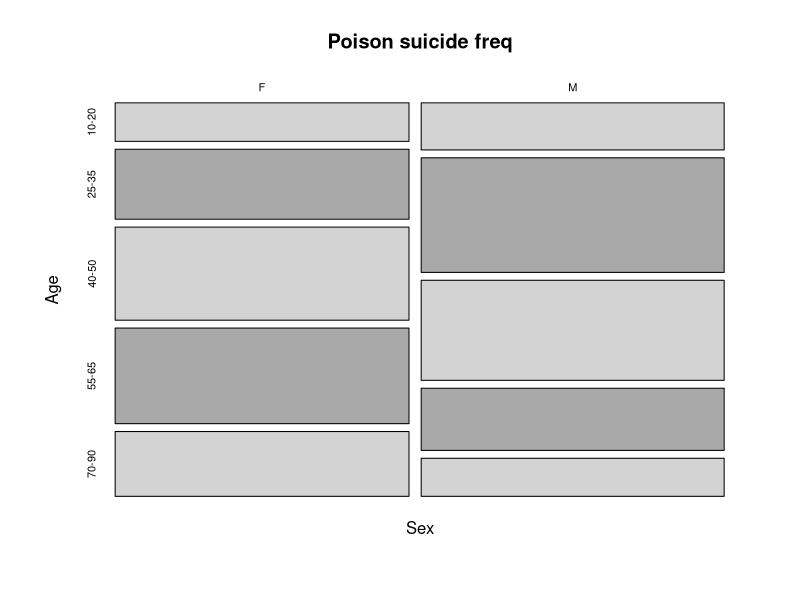
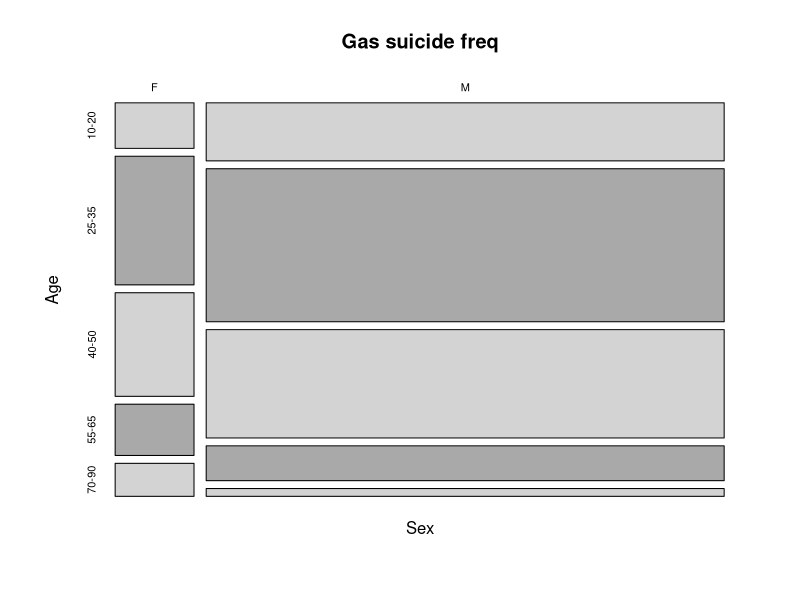
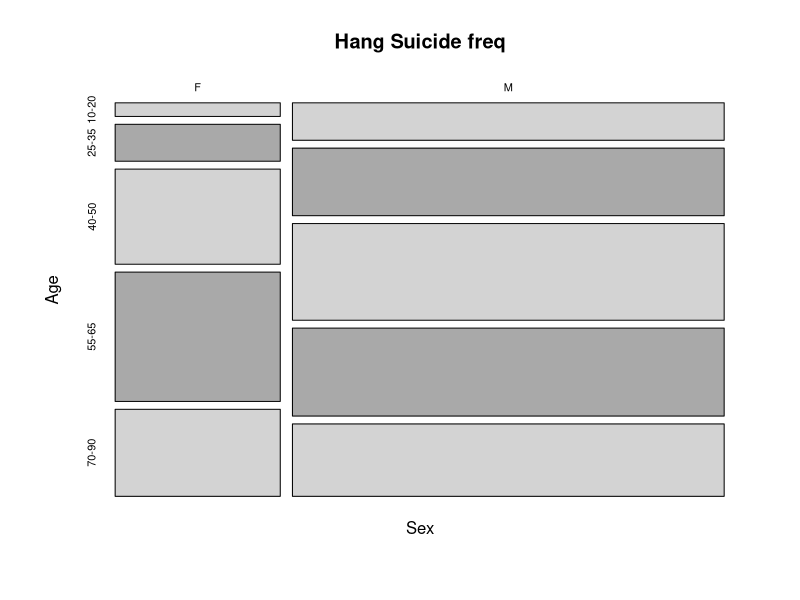
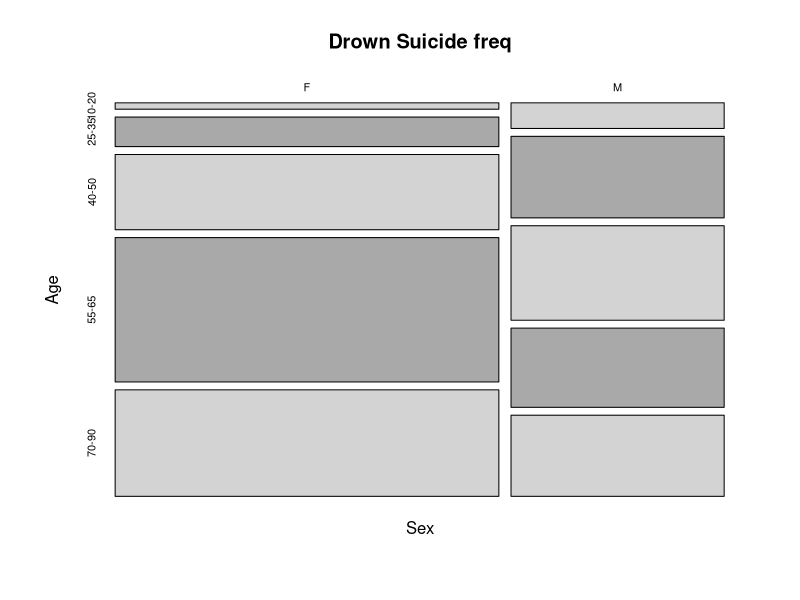
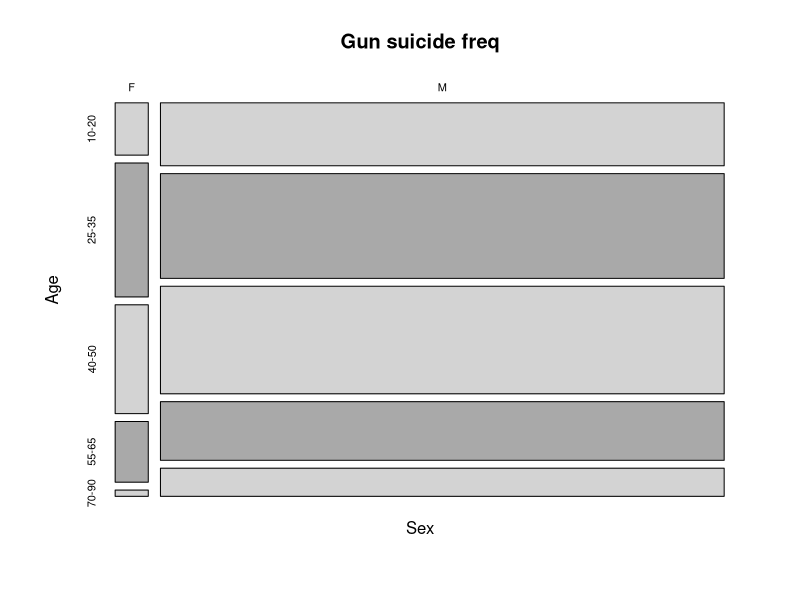
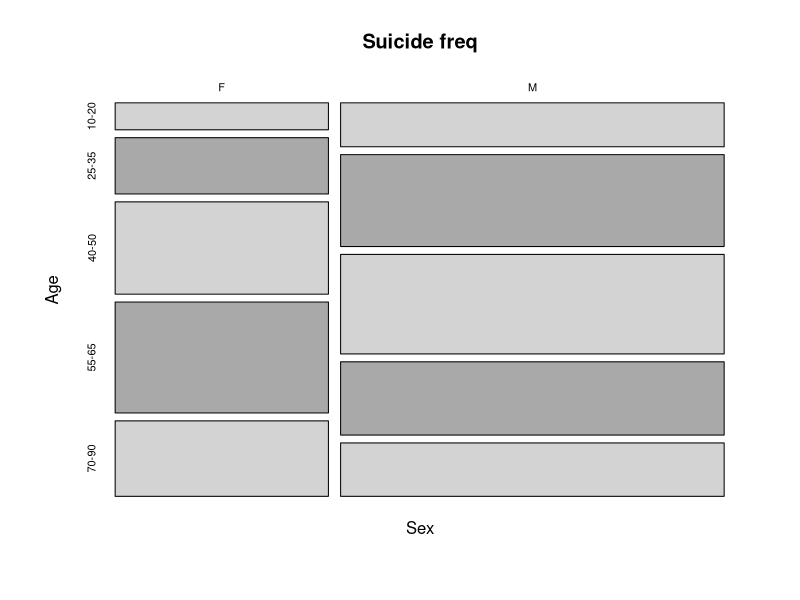
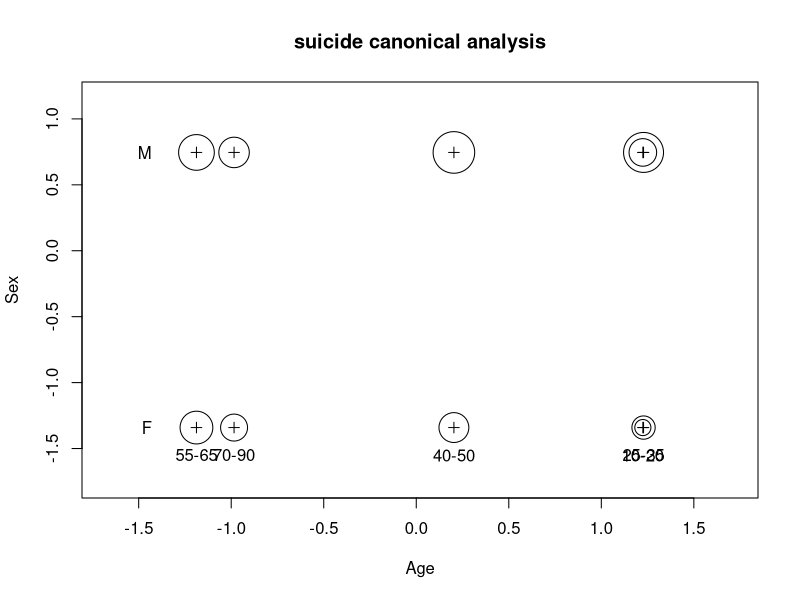
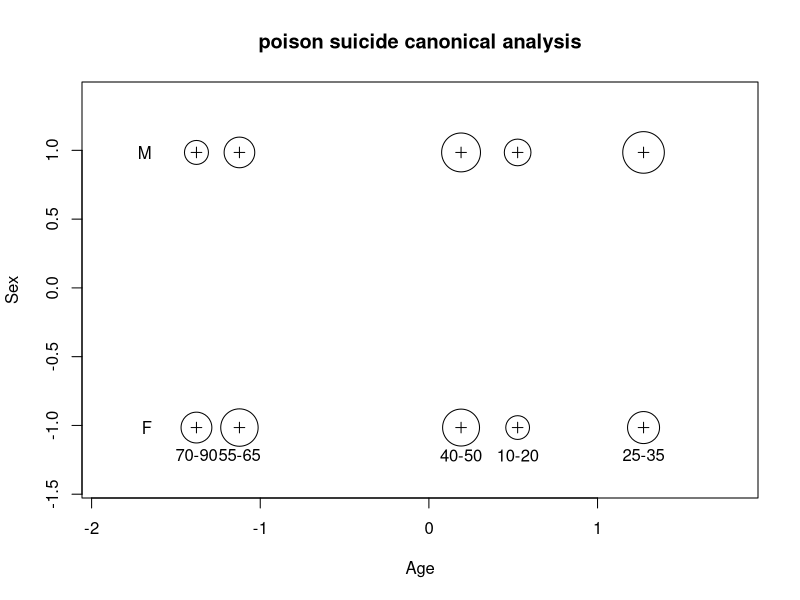

Recreate these plots in R, in order.
setwd("./Desktop/stat 441/Assignment5/")

library(MASS)
suicide.data = read.table("suicide.data", header=T,na.strings=c(""))

suicide.poison = xtabs(POISON~Sex+Age, data = suicide.data)
suicide.gas = xtabs(GAS~Sex+Age, data = suicide.data)
suicide.hang = xtabs(HANG~Sex+Age, data = suicide.data)
suicide.drown = xtabs(DROWN~Sex+Age, data = suicide.data)
suicide.gun = xtabs(GUN~Sex+Age, data= suicide.data)
suicide = xtabs(POISON+GAS+HANG+DROWN+GUN~Sex+Age, data = suicide.data)

mosaicplot(suicide.poison, color=c("lightgray","darkgray"), title(main = 'Poison suicide freq'))
mosaicplot(suicide.gas, color=c("lightgray","darkgray"), title(main='Gas suicide freq'))
mosaicplot(suicide.hang, color=c("lightgray","darkgray"), title(main='Hang Suicide freq'))
mosaicplot(suicide.drown, color=c("lightgray","darkgray"), title(main='Drown Suicide freq'))
mosaicplot(suicide.gun, color=c("lightgray","darkgray"), title(main='Gun suicide freq'))
mosaicplot(suicide, color=c("lightgray","darkgray"), title(main='Suicide freq'))

suicide_canonical_result = corresp(suicide)
suicide_poison_cannonical_result = corresp(suicide.poison)
suicide_gas_cannonical_result = corresp(suicide.gas)
suicide.hang_cannonical_result = corresp(suicide.hang)
suicide.drown_cannonical_result = corresp(suicide.drown)
plot(suicide_canonical_result); title("suicide canonical analysis")
plot(suicide_poison_cannonical_result); title("poison suicide canonical analysis")
plot(suicide_gas_cannonical_result)
plot(suicide.hang_cannonical_result)
plot(suicide.drown_cannonical_result); title("drown suicide canonical analysis")

# log linear model
suicide_glm = glm(POISON+GAS+HANG+DROWN+GUN~Sex*Age, family = poisson, data = suicide.data)
anova(suicide_glm, test="Chisq")
suicide_glm = glm(POISON+GAS+HANG+DROWN+GUN~Sex+Age, family = poisson, data = suicide.data)
suicide.pred = predict(suicide_glm, type = "response")
glm_suicide = xtabs(suicide.pred~., cbind(suicide.data[, 1:2], suicide.pred))
# residual
glm_res = residuals(suicide_glm, type = "response")
suicide_res = xtabs(glm_res~., cbind(suicide.data[,1:2], glm_res))
